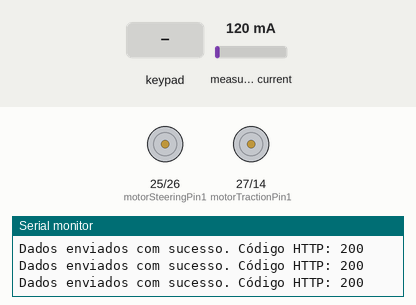
This sketch was run on a simulated ESP32. Parts: motor-driver pin pairs drawn as motors (green arrow = first pin HIGH = forward, orange = second pin HIGH = backward, longer = more drive, scaled by the enable pin), the last lines printed to the serial monitor. Inputs (shaded band) come from the test bench; at power-on: measured current 120 mA (analog values on the 0–4095 scale). WiFi joins after 1.5 s; servers stay silent unless stated; uploads are accepted with an empty reply.

Above: at 3.2 s.
3.3 s: key 'U' pressed
At 4.0 s:
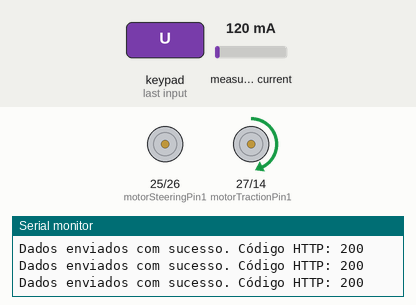
5.6 s: key 'D' pressed
At 6.1 s:
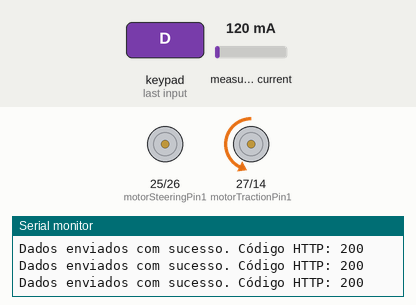
7.7 s: key 'O' pressed
At 8.2 s:
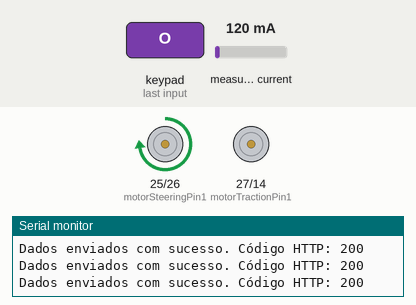
9.8 s: key 'S' pressed
At 10.2 s:
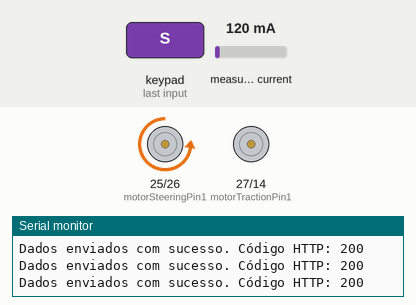
Timing chart, 0 to 12.8 s (numbered marks = the images above; inputs shaded):
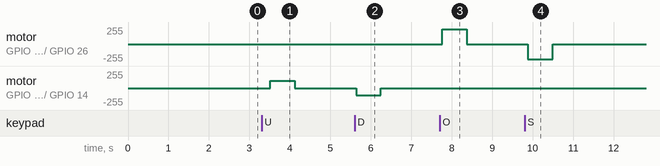

Measured:
- after the input at 3.3 s, motor on GPIO 27 (motorTractionPin1) / GPIO 14 (motorTractionPin2): stopped → forward 110/255 after 0.22 s, → stopped 0.61 s later
- after the input at 5.6 s, motor on GPIO 27 (motorTractionPin1) / GPIO 14 (motorTractionPin2): stopped → backward 110/255 at once, → stopped 0.61 s later
- after the input at 7.7 s, motor on GPIO 25 (motorSteeringPin1) / GPIO 26 (motorSteeringPin2): stopped → forward 225/255 after 0.06 s, → stopped 0.61 s later
- after the input at 9.8 s, motor on GPIO 25 (motorSteeringPin1) / GPIO 26 (motorSteeringPin2): stopped → backward 225/255 after 0.08 s, → stopped 0.61 s later

The sketch:

esp-controle-carro-bluetooth.ino
```cpp
#include <Wire.h>
#include <Adafruit_INA219.h>
#define CUSTOM_SETTINGS
#define INCLUDE_GAMEPAD_MODULE
#include <DabbleESP32.h>
#include <WiFi.h>
#include <ArduinoJson.h>
#include <HTTPClient.h>

// Configurações da rede Wi-Fi
const char* ssid = "A54";
const char* password = "96803316";

const char* serverUrl = "http://127.0.0.1:8080/update"; // Substitua pelo IP do servidor

// Definição dos pinos dos motores
#define motorTractionPWM 12 // PWM para o motor de tração
#define motorTractionPin1 27 // Pino 1 do motor de tração (IN3)
#define motorTractionPin2 14 // Pino 2 do motor de tração (IN4)
#define motorSteeringPWM  33 // PWM para direção
#define motorSteeringPin1 25 // Pino 1 do motor de direção (IN1)
#define motorSteeringPin2 26 // Pino 2 do motor de direção (IN2)

int pwmValue = 110;  // Valor inicial de PWM para o motor de tração

Adafruit_INA219 ina219; // Objeto para o INA219

void setup() {
  Serial.begin(115200); // Taxa de atualização do monitor serial.
  Dabble.begin("POLARIZADOS"); // Nome do Bluetooth.

  WiFi.begin(ssid, password);
  Serial.print("Conectando ao Wi-Fi");
  while (WiFi.status() != WL_CONNECTED) {
    delay(1000);
    Serial.print(".");
  }
  Serial.println("\nConectado ao Wi-Fi!");

  // Inicializa o INA219
  if (!ina219.begin()) {
    Serial.println("Erro ao inicializar o INA219! Verifique as conexões.");
    while (1); // Para o código se não inicializar
  }

  // Configura os pinos dos motores como saída
  pinMode(motorTractionPWM, OUTPUT);
  pinMode(motorTractionPin1, OUTPUT);
  pinMode(motorTractionPin2, OUTPUT);
  pinMode(motorSteeringPWM, OUTPUT);
  pinMode(motorSteeringPin1, OUTPUT);
  pinMode(motorSteeringPin2, OUTPUT);

  analogReadResolution(12); // Configura a resolução ADC (0-4095)
}

void loop() {
  Dabble.processInput(); // Atualiza os dados do smartphone

  // Medições do INA219
  float current_mA = ina219.getCurrent_mA();

  // Controle dos motores
  bool motorState1 = false;
  bool motorState2 = false;

  if (GamePad.isUpPressed()) {
    motorState1 = true; // Motor 1 ligado
    digitalWrite(motorTractionPin1, HIGH);
    digitalWrite(motorTractionPin2, LOW);
    analogWrite(motorTractionPWM, pwmValue);
  } else if (GamePad.isDownPressed()) {
    motorState1 = true;
    digitalWrite(motorTractionPin1, LOW);
    digitalWrite(motorTractionPin2, HIGH);
    analogWrite(motorTractionPWM, pwmValue);
  } else {
    digitalWrite(motorTractionPin1, LOW);
    digitalWrite(motorTractionPin2, LOW);
    analogWrite(motorTractionPWM, 0);
  }

  if (GamePad.isSquarePressed()) {
    motorState2 = true; // Motor 2 ligado
    digitalWrite(motorSteeringPin1, LOW);
    digitalWrite(motorSteeringPin2, HIGH);
    analogWrite(motorSteeringPWM, 225);
  } else if (GamePad.isCirclePressed()) {
    motorState2 = true;
    digitalWrite(motorSteeringPin1, HIGH);
    digitalWrite(motorSteeringPin2, LOW);
    analogWrite(motorSteeringPWM, 225);
  } else {
    digitalWrite(motorSteeringPin1, LOW);
    digitalWrite(motorSteeringPin2, LOW);
    analogWrite(motorSteeringPWM, 0);
  }

  // Envio de telemetria
  if (WiFi.status() == WL_CONNECTED) {
      HTTPClient http;
      http.setTimeout(5000);

      if (http.begin(serverUrl)) {
          http.addHeader("Content-Type", "application/json");

          // Criação do JSON com os novos campos
          StaticJsonDocument<200> jsonDoc;
          jsonDoc["current"] = current_mA;
          jsonDoc["speed"] = pwmValue;
          jsonDoc["motor_state1"] = motorState1 ? "Ligado" : "Desligado";
          jsonDoc["motor_state2"] = motorState2 ? "Ligado" : "Desligado";
          jsonDoc["wifi-state"] = (WiFi.status() == WL_CONNECTED) ? "ligado" : "desligado";

          String payload;
          serializeJson(jsonDoc, payload);

          // Envia o POST
          int httpResponseCode = http.POST(payload);

          if (httpResponseCode > 0) {
              Serial.println("Dados enviados com sucesso. Código HTTP: " + String(httpResponseCode));
          } else {
              Serial.println("Erro ao enviar. Código HTTP: " + String(httpResponseCode));
          }

          http.end();
      } else {
          Serial.println("Erro ao conectar ao servidor.");
      }
  } else {
      Serial.println("Wi-Fi desconectado!");
  }

  delay(100); // Pausa
}
```
